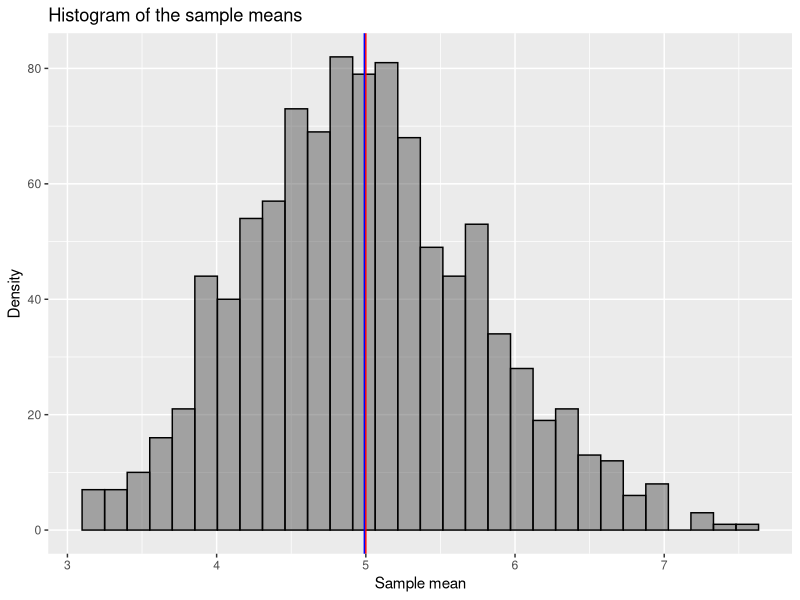
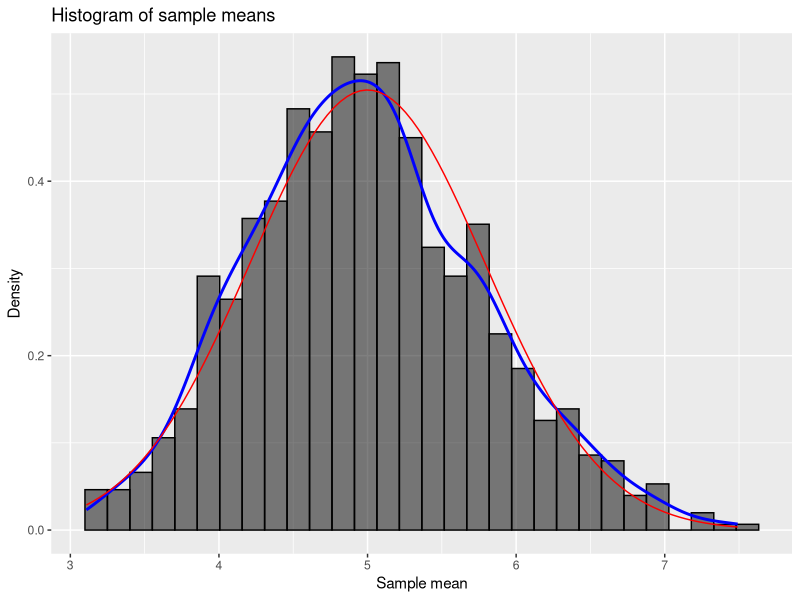

Source code (R) for these figures, in order:
## ---- chunk 1
library(ggplot2)
library(knitr)

set.seed(1)
no_simulation <- 1000   # number of simulations 
lambda <-  0.2 
n <- 40             # sample size

sampleMean <- c()
for( i in 1:no_simulation)
    sampleMean <- c(sampleMean,mean(rexp(n,lambda)))
## ---- chunk 2
theoMean <- 1/lambda
sampMean <- mean(sampleMean)
print(paste("Theoretical mean of distribution: ",theoMean))
print(paste("Sample mean of distribution: ", sampMean))
## ---- chunk 3
ggplot(as.data.frame(sampleMean), aes(sampleMean)) + 
    geom_histogram(alpha=.5, position="identity", col="black") + 
    geom_vline(xintercept = theoMean, colour="red",show.legend=TRUE) + 
    geom_vline(xintercept = sampMean, colour="blue", show.legend=TRUE) + 
    ggtitle ("Histogram of the sample means ") + 
    xlab("Sample mean") + 
    ylab("Density") 
## ---- chunk 4
theoVar <- ((1/lambda)^2)/n
sampVar <- var(sampleMean)
print(paste("Theoretical variance of distribution: ", theoVar))
print(paste("Sample variance of distribution: ", sampVar))
## ---- chunk 5
ggplot(as.data.frame(sampleMean), aes(sampleMean))+
    geom_histogram(aes(y=..density..), alpha=.5, position="identity", fill="black", col="black")+
    geom_density(colour="blue", size=1)+
    stat_function(fun = dnorm, colour = "red", args = list(mean = theoMean, sd = sqrt(theoVar)))+
    ggtitle ("Histogram of sample means ")+
    xlab("Sample mean")+
    ylab("Density")
